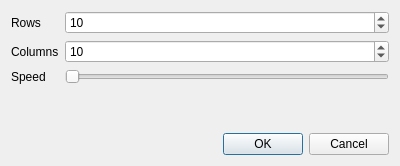
<?xml version="1.0" encoding="UTF-8"?>
<ui version="4.0">
 <class>NewGameDialog</class>
 <widget class="QDialog" name="NewGameDialog">
  <property name="geometry">
   <rect>
    <x>0</x>
    <y>0</y>
    <width>400</width>
    <height>166</height>
   </rect>
  </property>
  <property name="windowTitle">
   <string>Dialog</string>
  </property>
  <layout class="QVBoxLayout" name="verticalLayout">
   <item>
    <layout class="QFormLayout" name="formLayout">
     <item row="0" column="0">
      <widget class="QLabel" name="label">
       <property name="text">
        <string>Rows</string>
       </property>
      </widget>
     </item>
     <item row="0" column="1">
      <widget class="QSpinBox" name="rows">
       <property name="maximum">
        <number>100</number>
       </property>
       <property name="value">
        <number>10</number>
       </property>
      </widget>
     </item>
     <item row="1" column="0">
      <widget class="QLabel" name="label_2">
       <property name="text">
        <string>Columns</string>
       </property>
      </widget>
     </item>
     <item row="1" column="1">
      <widget class="QSpinBox" name="columns">
       <property name="maximum">
        <number>100</number>
       </property>
       <property name="value">
        <number>10</number>
       </property>
      </widget>
     </item>
     <item row="2" column="0">
      <widget class="QLabel" name="label_3">
       <property name="text">
        <string>Speed</string>
       </property>
      </widget>
     </item>
     <item row="2" column="1">
      <widget class="QSlider" name="speed">
       <property name="maximum">
        <number>100</number>
       </property>
       <property name="orientation">
        <enum>Qt::Horizontal</enum>
       </property>
      </widget>
     </item>
    </layout>
   </item>
   <item>
    <widget class="QDialogButtonBox" name="buttonBox">
     <property name="orientation">
      <enum>Qt::Horizontal</enum>
     </property>
     <property name="standardButtons">
      <set>QDialogButtonBox::Cancel|QDialogButtonBox::Ok</set>
     </property>
    </widget>
   </item>
  </layout>
 </widget>
 <resources/>
 <connections>
  <connection>
   <sender>buttonBox</sender>
   <signal>accepted()</signal>
   <receiver>NewGameDialog</receiver>
   <slot>accept()</slot>
   <hints>
    <hint type="sourcelabel">
     <x>248</x>
     <y>254</y>
    </hint>
    <hint type="destinationlabel">
     <x>157</x>
     <y>274</y>
    </hint>
   </hints>
  </connection>
  <connection>
   <sender>buttonBox</sender>
   <signal>rejected()</signal>
   <receiver>NewGameDialog</receiver>
   <slot>reject()</slot>
   <hints>
    <hint type="sourcelabel">
     <x>316</x>
     <y>260</y>
    </hint>
    <hint type="destinationlabel">
     <x>286</x>
     <y>274</y>
    </hint>
   </hints>
  </connection>
 </connections>
</ui>
